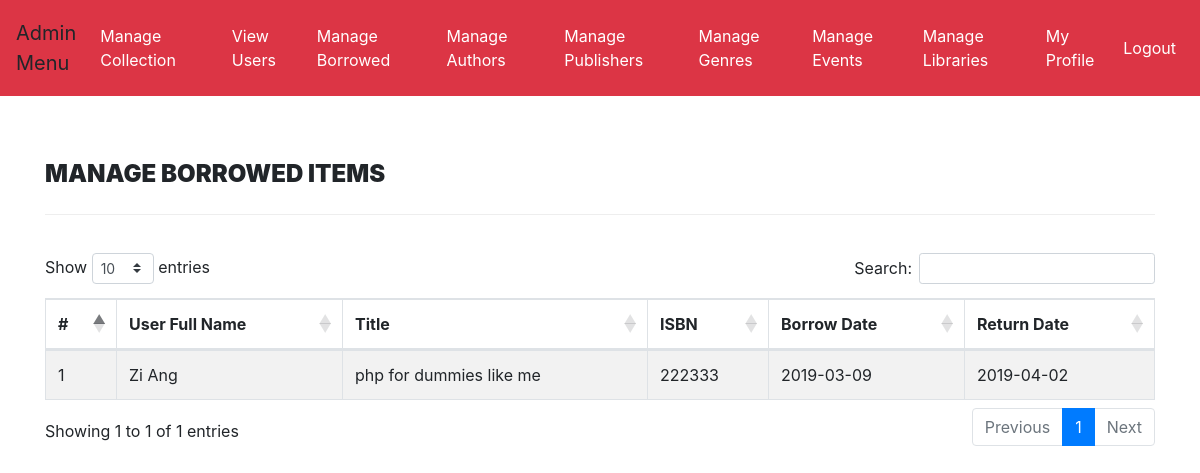
Screenshot of /admin-rent.php (signed in) with the database file from the repository.
### tables this page shows
CREATE TABLE `rent` (
  `ISBN` int(11) NOT NULL,
  `CollectionID` int(11) NOT NULL,
  `UserID` varchar(100) NOT NULL,
  `rentDate` DATE DEFAULT NULL,
  `returnDate` DATE DEFAULT NULL,
  `overdue` int(11) DEFAULT NULL
);

CREATE TABLE `users` (
  `UserID` int(11) DEFAULT NULL,
  `FullName` varchar(120) DEFAULT NULL,
  `PhoneNumber` varchar(10) DEFAULT NULL,
  `Email`    varchar(100) NOT NULL,
  `UserName` varchar(100) DEFAULT NULL,
  `Password` varchar(120) DEFAULT NULL
);

CREATE TABLE `collection` (
  `id` int(11) NOT NULL,
  `Title` varchar(255) DEFAULT NULL,
  `GenreID` int(11) DEFAULT NULL,
  `AuthorID` int(11) DEFAULT NULL,
  `PublishID` int(11) DEFAULT NULL,
  `ISBN` int(11) DEFAULT NULL,
  `Price` int(11) DEFAULT NULL,
  `itemType` varchar(255) DEFAULT NULL
);

### admin-rent.php (the view, shortened to what this page needs)
<?php
include('includes/config.php');
if(strlen($_SESSION['alogin'])==0)
    {
header('location:index.php');
}
else{
    ?>
<!DOCTYPE html>
<html xmlns="http://www.w3.org/1999/xhtml">
<head>
    <link href="assets/css/font-awesome.css" rel="stylesheet" />
    <link href="https://cdnjs.cloudflare.com/ajax/libs/twitter-bootstrap/4.1.3/css/bootstrap.css" rel="stylesheet" />
    <link href="https://cdn.datatables.net/1.10.19/css/dataTables.bootstrap4.min.css" rel="stylesheet" />
    <link href="assets/css/style.css" rel="stylesheet" />
</head>
<body>
<?php include('admin-navbar.php');?>
    <div class="content-wrapper">
         <div class="container">
        <div class="row pad-botm">
            <div class="col-md-12">
                <h4 class="header-line">Manage Borrowed Items</h4>
    </div>
        </div>
            <div class="row">
                <div class="col-md-12">
                    <div class="panel panel-default">
                        <div class="panel-body">
                            <div class="table-responsive">
                                <table class="table table-striped table-bordered table-hover" id="dataTables-example">
                                    <thead>
                                        <tr>
                                            <th>#</th>
                                            <th>User Full Name</th>
                                            <th>Title</th>
                                            <th>ISBN </th>
                                            <th>Borrow Date</th>
                                            <th>Return Date</th>
                                        </tr>
                                    </thead>
                                    <tbody>
<?php $sql = "SELECT users.FullName,collection.Title,collection.ISBN,
rent.rentDate,rent.returnDate,rent.ISBN as rid
from rent join users on users.UserID=rent.UserID
join collection on collection.id=rent.CollectionID
order by rent.ISBN desc";
$query = $dbh -> prepare($sql);
$query->execute();
$results=$query->fetchAll(PDO::FETCH_OBJ);
$cnt=1;
if($query->rowCount() > 0)
{
foreach($results as $result)
{               ?>
                                        <tr class="odd gradeX">
                                            <td class="center"><?php echo htmlentities($cnt);?></td>
                                            <td class="center"><?php echo htmlentities($result->FullName);?></td>
                                            <td class="center"><?php echo htmlentities($result->Title);?></td>
                                            <td class="center"><?php echo htmlentities($result->ISBN);?></td>
                                            <td class="center"><?php echo htmlentities($result->rentDate);?></td>
                                            <td class="center"><?php echo htmlentities($result->returnDate);?></td>
                                        </tr>
 <?php $cnt=$cnt+1;}} ?>
                                    </tbody>
                                </table>
                            </div>
                        </div>
                    </div>
                </div>
            </div>
    </div>
    </div>
</body>
</html>
<?php } ?>

### assets/css/style.css (style rules this page uses)
.content-wrapper { margin-top: 40px; min-height:800px; padding-bottom:90px; }
.header-line { font-weight:900; padding-bottom:25px; border-bottom:1px solid #eeeeee; text-transform:uppercase; }
.pad-botm { padding-bottom:30px; }

### rows the page displays
rent: UserID.FullName "Zi Ang", CollectionID.Title "php for dummies like me", CollectionID.ISBN "222333", rentDate "2019-03-09", returnDate "2019-04-02"
